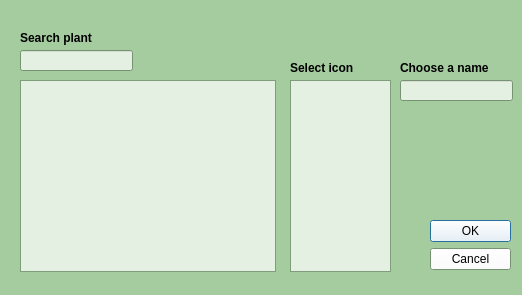
<?xml version="1.0" encoding="UTF-8"?>
<ui version="4.0">
 <class>add_plant_window</class>
 <widget class="QDialog" name="add_plant_window">
  <property name="geometry">
   <rect>
    <x>0</x>
    <y>0</y>
    <width>522</width>
    <height>295</height>
   </rect>
  </property>
  <property name="palette">
   <palette>
    <active>
     <colorrole role="Button">
      <brush brushstyle="SolidPattern">
       <color alpha="179">
        <red>255</red>
        <green>255</green>
        <blue>255</blue>
       </color>
      </brush>
     </colorrole>
     <colorrole role="BrightText">
      <brush brushstyle="SolidPattern">
       <color alpha="255">
        <red>64</red>
        <green>159</green>
        <blue>63</blue>
       </color>
      </brush>
     </colorrole>
     <colorrole role="Base">
      <brush brushstyle="SolidPattern">
       <color alpha="179">
        <red>255</red>
        <green>255</green>
        <blue>255</blue>
       </color>
      </brush>
     </colorrole>
     <colorrole role="Window">
      <brush brushstyle="SolidPattern">
       <color alpha="255">
        <red>165</red>
        <green>204</green>
        <blue>159</blue>
       </color>
      </brush>
     </colorrole>
     <colorrole role="Accent">
      <brush brushstyle="SolidPattern">
       <color alpha="255">
        <red>64</red>
        <green>159</green>
        <blue>63</blue>
       </color>
      </brush>
     </colorrole>
    </active>
    <inactive>
     <colorrole role="Button">
      <brush brushstyle="SolidPattern">
       <color alpha="179">
        <red>255</red>
        <green>255</green>
        <blue>255</blue>
       </color>
      </brush>
     </colorrole>
     <colorrole role="BrightText">
      <brush brushstyle="SolidPattern">
       <color alpha="255">
        <red>64</red>
        <green>159</green>
        <blue>63</blue>
       </color>
      </brush>
     </colorrole>
     <colorrole role="Base">
      <brush brushstyle="SolidPattern">
       <color alpha="179">
        <red>255</red>
        <green>255</green>
        <blue>255</blue>
       </color>
      </brush>
     </colorrole>
     <colorrole role="Window">
      <brush brushstyle="SolidPattern">
       <color alpha="255">
        <red>165</red>
        <green>204</green>
        <blue>159</blue>
       </color>
      </brush>
     </colorrole>
     <colorrole role="Accent">
      <brush brushstyle="SolidPattern">
       <color alpha="255">
        <red>64</red>
        <green>159</green>
        <blue>63</blue>
       </color>
      </brush>
     </colorrole>
    </inactive>
    <disabled>
     <colorrole role="Button">
      <brush brushstyle="SolidPattern">
       <color alpha="179">
        <red>255</red>
        <green>255</green>
        <blue>255</blue>
       </color>
      </brush>
     </colorrole>
     <colorrole role="BrightText">
      <brush brushstyle="SolidPattern">
       <color alpha="255">
        <red>64</red>
        <green>159</green>
        <blue>63</blue>
       </color>
      </brush>
     </colorrole>
     <colorrole role="Base">
      <brush brushstyle="SolidPattern">
       <color alpha="255">
        <red>165</red>
        <green>204</green>
        <blue>159</blue>
       </color>
      </brush>
     </colorrole>
     <colorrole role="Window">
      <brush brushstyle="SolidPattern">
       <color alpha="255">
        <red>165</red>
        <green>204</green>
        <blue>159</blue>
       </color>
      </brush>
     </colorrole>
     <colorrole role="Accent">
      <brush brushstyle="SolidPattern">
       <color alpha="255">
        <red>64</red>
        <green>159</green>
        <blue>63</blue>
       </color>
      </brush>
     </colorrole>
    </disabled>
   </palette>
  </property>
  <property name="windowTitle">
   <string>Add plant</string>
  </property>
  <widget class="QDialogButtonBox" name="buttonBox">
   <property name="geometry">
    <rect>
     <x>430</x>
     <y>220</y>
     <width>81</width>
     <height>241</height>
    </rect>
   </property>
   <property name="orientation">
    <enum>Qt::Orientation::Vertical</enum>
   </property>
   <property name="standardButtons">
    <set>QDialogButtonBox::StandardButton::Cancel|QDialogButtonBox::StandardButton::Ok</set>
   </property>
  </widget>
  <widget class="QListView" name="all_plants_list">
   <property name="geometry">
    <rect>
     <x>20</x>
     <y>80</y>
     <width>256</width>
     <height>192</height>
    </rect>
   </property>
  </widget>
  <widget class="QListView" name="icon_list">
   <property name="geometry">
    <rect>
     <x>290</x>
     <y>80</y>
     <width>101</width>
     <height>192</height>
    </rect>
   </property>
  </widget>
  <widget class="QLabel" name="select_icon">
   <property name="geometry">
    <rect>
     <x>290</x>
     <y>60</y>
     <width>71</width>
     <height>16</height>
    </rect>
   </property>
   <property name="font">
    <font>
     <bold>true</bold>
    </font>
   </property>
   <property name="text">
    <string>Select icon</string>
   </property>
  </widget>
  <widget class="QLineEdit" name="search_bar">
   <property name="geometry">
    <rect>
     <x>20</x>
     <y>50</y>
     <width>113</width>
     <height>21</height>
    </rect>
   </property>
  </widget>
  <widget class="QLabel" name="label">
   <property name="geometry">
    <rect>
     <x>20</x>
     <y>30</y>
     <width>111</width>
     <height>16</height>
    </rect>
   </property>
   <property name="font">
    <font>
     <bold>true</bold>
    </font>
   </property>
   <property name="text">
    <string>Search plant</string>
   </property>
  </widget>
  <widget class="QLineEdit" name="name_input">
   <property name="geometry">
    <rect>
     <x>400</x>
     <y>80</y>
     <width>113</width>
     <height>21</height>
    </rect>
   </property>
  </widget>
  <widget class="QLabel" name="choose_name">
   <property name="geometry">
    <rect>
     <x>400</x>
     <y>60</y>
     <width>91</width>
     <height>16</height>
    </rect>
   </property>
   <property name="font">
    <font>
     <bold>true</bold>
    </font>
   </property>
   <property name="text">
    <string>Choose a name</string>
   </property>
  </widget>
 </widget>
 <resources/>
 <connections>
  <connection>
   <sender>buttonBox</sender>
   <signal>accepted()</signal>
   <receiver>add_plant_window</receiver>
   <slot>accept()</slot>
   <hints>
    <hint type="sourcelabel">
     <x>248</x>
     <y>254</y>
    </hint>
    <hint type="destinationlabel">
     <x>157</x>
     <y>274</y>
    </hint>
   </hints>
  </connection>
  <connection>
   <sender>buttonBox</sender>
   <signal>rejected()</signal>
   <receiver>add_plant_window</receiver>
   <slot>reject()</slot>
   <hints>
    <hint type="sourcelabel">
     <x>316</x>
     <y>260</y>
    </hint>
    <hint type="destinationlabel">
     <x>286</x>
     <y>274</y>
    </hint>
   </hints>
  </connection>
 </connections>
</ui>
